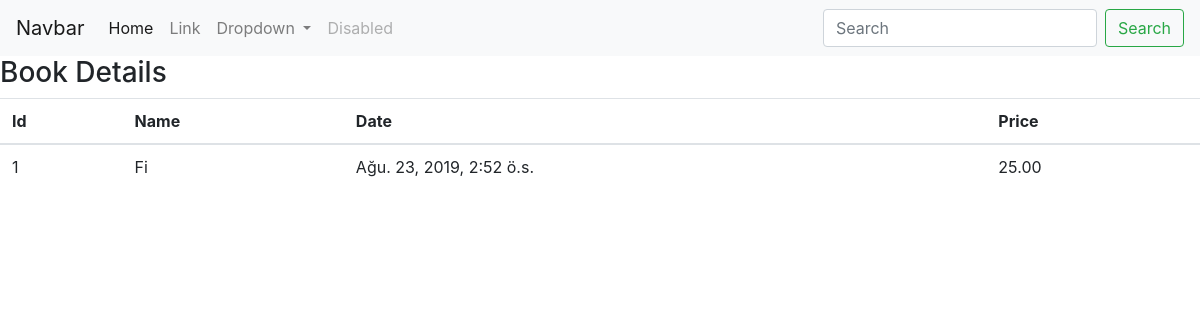
Page /books/bookdetails/1 on the committed database.
### books/models.py (models this page shows, shortened)
class Book(models.Model):
    bookName=models.CharField(max_length=70)
    createdDate=models.DateTimeField("Date created")
    author=models.ForeignKey(Author,on_delete=models.CASCADE)
    bookPrice=models.DecimalField(decimal_places=2,max_digits=4,null=True)

### books/views.py (the view)
# urls.py: path('bookdetails/<int:bookId>', views.bookDetail,name="Book Details")
def bookDetail(request,bookId):
    try:
        context4={
            'book_details': Book.objects.get(id=bookId)
        }
    except Book.DoesNotExist:
        raise Http404("Book does not exist!!!!!")
    return render(request,'bookDetails.html',context4)

### books/templates/bookDetails.html (shortened to what this page needs)
<html>
<head>
<link rel="stylesheet" href="https://stackpath.bootstrapcdn.com/bootstrap/4.3.1/css/bootstrap.min.css">
</head>
<body>
<nav class="navbar navbar-expand-lg navbar-light bg-light">
  <a class="navbar-brand" href="#">Navbar</a>
  <div class="collapse navbar-collapse" id="navbarSupportedContent">
    <ul class="navbar-nav mr-auto">
      <li class="nav-item active">
        <a class="nav-link" href="#">Home <span class="sr-only">(current)</span></a>
      </li>
      <li class="nav-item">
        <a class="nav-link" href="#">Link</a>
      </li>
      <li class="nav-item dropdown">
        <a class="nav-link dropdown-toggle" href="#" id="navbarDropdown" role="button" data-toggle="dropdown" aria-haspopup="true" aria-expanded="false">
          Dropdown
        </a>
      </li>
      <li class="nav-item">
        <a class="nav-link disabled" href="#" tabindex="-1" aria-disabled="true">Disabled</a>
      </li>
    </ul>
    <form class="form-inline my-2 my-lg-0">
      <input class="form-control mr-sm-2" type="search" placeholder="Search" aria-label="Search">
      <button class="btn btn-outline-success my-2 my-sm-0" type="submit">Search</button>
    </form>
  </div>
</nav>
<h3>Book Details<h3>
<table class="table">
<thead>
<th>Id</th>
<th>Name</th>
<th>Date</th>
<th>Price</th>
</thead>
<tr>
<td>{{book_details.id}}</td>
<td>{{book_details.bookName}}</td>
<td>{{book_details.createdDate}}</td>
<td>{{book_details.bookPrice}}</td>
</tr>
</table>
</body>
</html>

### rows in the picture
Book: id "1", bookName "Fi", createdDate "Ağu. 23, 2019, 2:52 ö.s.", bookPrice "25.00"
